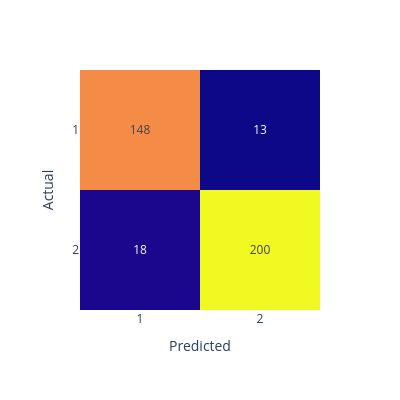

The notebook cell this image was saved under:
### Code cell
y_pred, forest = random_forest(x_train, y_train, x_test, 100, 'sqrt', 'gini')

#Initializes an empty array to store the frequencies for the confusion matrix
confusion_matrix = np.zeros((len(y_c), len(y_c)))

#Stores the actual and predicted values in a 2d array, to make calculating the confusion matrix entries easier
ap = np.column_stack([y_test, y_pred])

#Iterates over the rows and columns of the confusion matrix
for actual in range(len(y_c)):
    for predicted in range(len(y_c)):
        #Each entry in the confusion matrix represents the number of entries of a given class that were predictted as the same/another class
        confusion_matrix[actual][predicted] = len(ap[(ap[:, 0] == y_c[actual]) & (ap[:, 1] == y_c[predicted])])

#Computes accuracy, precision, recall, and f1 from the confusion matrix
accuracy, precision, recall, f1 = compute_cm_metrics(confusion_matrix)
accuracy, precision, recall, f1

#Prints the accuracy and displays the confusion matrix array
print('Accuracy:', accuracy)
print('Precision:', precision)
print('Recall:', recall)
print('F1-Score:', f1)
print()

display(confusion_matrix)
print()

#Displays the confusion matrix using Plotly
fig = px.imshow(confusion_matrix, text_auto = True)
fig.update_layout(coloraxis_showscale=False, xaxis_title = 'Predicted', yaxis_title = 'Actual', height = 400, width = 400,
                 xaxis = dict(tickmode = 'array', tickvals = [i for i in range(len(y_c))], ticktext = [str(i+1) for i in range(len(y_c))]),
                 yaxis = dict(tickmode = 'array', tickvals = [i for i in range(len(y_c))], ticktext = [str(i+1) for i in range(len(y_c))]))
fig.show()

### Figure 1 — Plotly figure (JSON) as saved in the notebook; plotly's stock layout.template omitted (floating-point values rounded to 4 significant figures)
{"data": [{"coloraxis": "coloraxis", "hovertemplate": "x: %{x}<br>y: %{y}<br>color: %{z}<extra></extra>", "name": "0", "texttemplate": "%{z}", "type": "heatmap", "xaxis": "x", "yaxis": "y", "z": [[148, 13], [18, 200]]}], "layout": {"coloraxis": {"colorscale": [[0, "#0d0887"], [0.1111, "#46039f"], [0.2222, "#7201a8"], [0.3333, "#9c179e"], [0.4444, "#bd3786"], [0.5556, "#d8576b"], [0.6667, "#ed7953"], [0.7778, "#fb9f3a"], [0.8889, "#fdca26"], [1, "#f0f921"]], "showscale": false}, "height": 400, "margin": {"t": 60}, "width": 400, "xaxis": {"anchor": "y", "autorange": true, "constrain": "domain", "domain": [0, 1], "range": [-0.5, 1.5], "scaleanchor": "y", "tickmode": "array", "ticktext": ["1", "2"], "tickvals": [0, 1], "title": {"text": "Predicted"}}, "yaxis": {"anchor": "x", "autorange": true, "constrain": "domain", "domain": [0.03846, 0.9615], "range": [1.5, -0.5], "tickmode": "array", "ticktext": ["1", "2"], "tickvals": [0, 1], "title": {"text": "Actual"}}}}
